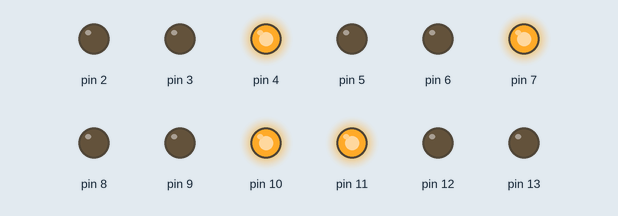
Simulated run of this program. Board: Arduino Uno, built with avr-gcc and run on an emulated ATmega328P. Parts: output pins drawn as LEDs (lit = HIGH).

Above: at 0.1 s.
At 7.1 s:
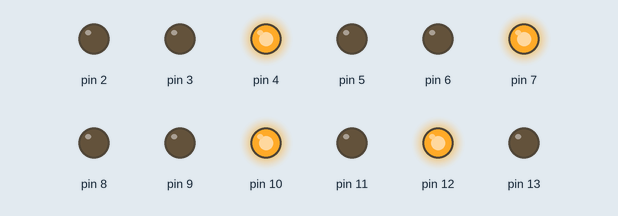
At 9.1 s:
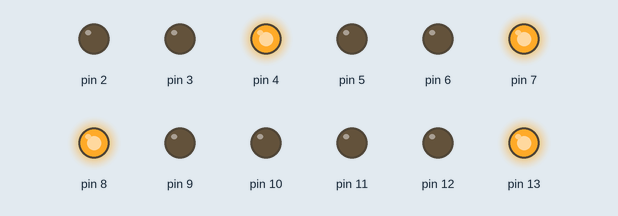
At 16.1 s:
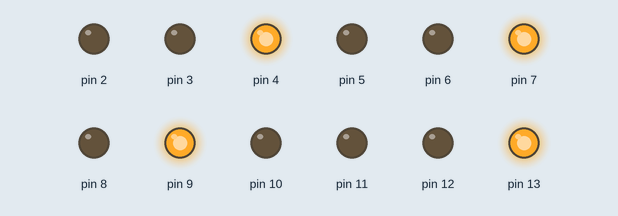
At 25.1 s:
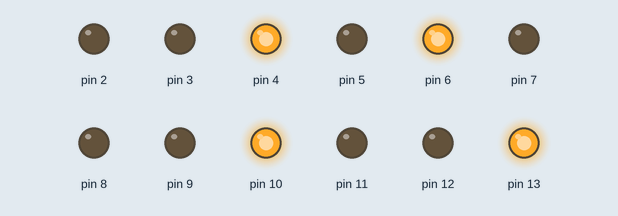
At 34.1 s:
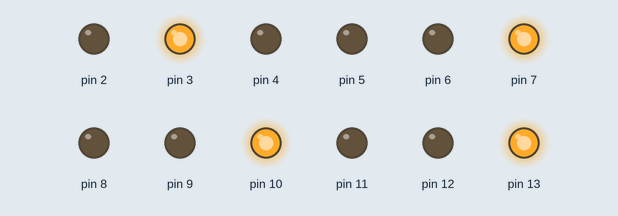
Timing chart, 0 to 37.5 s (numbered marks = the images above):
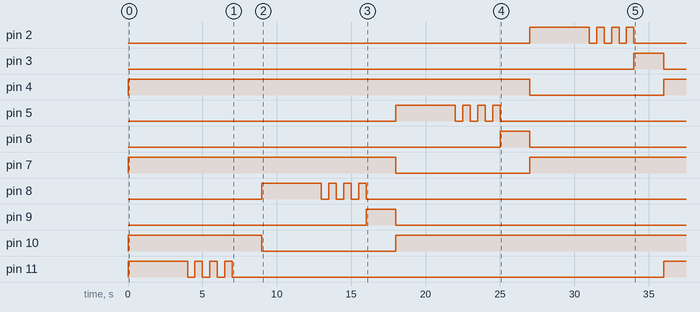

Measured:
- by itself, pin 2: LOW → HIGH at 27.0 s, → LOW 4.0 s later, → HIGH 0.50 s later, → LOW 0.50 s later, … (8 changes in this stretch)
- by itself, pin 3: LOW → HIGH at 34.0 s, → LOW 2.0 s later
- by itself, pin 4: LOW → HIGH at 0.00 s, → LOW 27.0 s later, → HIGH 9.0 s later
- by itself, pin 5: LOW → HIGH at 18.0 s, → LOW 4.0 s later, → HIGH 0.50 s later, → LOW 0.50 s later, … (8 changes in this stretch)
- by itself, pin 6: LOW → HIGH at 25.0 s, → LOW 2.0 s later
- by itself, pin 7: LOW → HIGH at 0.00 s, → LOW 18.0 s later, → HIGH 9.0 s later
- by itself, pin 8: LOW → HIGH at 9.0 s, → LOW 4.0 s later, → HIGH 0.50 s later, → LOW 0.50 s later, … (8 changes in this stretch)
- by itself, pin 9: LOW → HIGH at 16.0 s, → LOW 2.0 s later

The program:

main.cpp
```cpp
#include <Arduino.h>


class Semaforo {
public:
  int redLed;
  int yellowLed;
  int greenLed;

  Semaforo(const int redLed, const int yellowLed, const int greenLed)
    : redLed(redLed), yellowLed(yellowLed), greenLed(greenLed) {}

  void setup() const {
    pinMode(this->redLed, OUTPUT);
    pinMode(this->yellowLed, OUTPUT);
    pinMode(this->greenLed, OUTPUT);
  }

  void turnOnGreen() {
    digitalWrite(this->greenLed, HIGH);
    digitalWrite(this->yellowLed, LOW);
    digitalWrite(this->redLed, LOW);
  }

  void turnOnYellow() {
    digitalWrite(this->greenLed, LOW);
    digitalWrite(this->yellowLed, HIGH);
    digitalWrite(this->redLed, LOW);
  }

  void turnOnRed() {
    digitalWrite(this->greenLed, LOW);
    digitalWrite(this->yellowLed, LOW);
    digitalWrite(this->redLed, HIGH);
  }

  void twinkleGreenLed () {
    for (int i = 0; i < 3; i++) {
      digitalWrite(this->greenLed, LOW);
      delay(500);
      digitalWrite(this->greenLed, HIGH);
      delay(500);
    }
  }
};

Semaforo semaforo1(13, 12, 11);
Semaforo semaforo2(10, 9, 8);
Semaforo semaforo3(7, 6, 5);
Semaforo semaforo4(4, 3, 2);

void setup() {
  semaforo1.setup();
  semaforo2.setup();
  semaforo3.setup();
  semaforo4.setup();
}

void loop() {
  semaforo1.turnOnGreen();
  semaforo2.turnOnRed();
  semaforo3.turnOnRed();
  semaforo4.turnOnRed();
  delay(4000);
  semaforo1.twinkleGreenLed();
  semaforo1.turnOnYellow();
  delay(2000);
  semaforo1.turnOnRed();

  semaforo2.turnOnGreen();
  delay(4000);
  semaforo2.twinkleGreenLed();
  semaforo2.turnOnYellow();
  delay(2000);
  semaforo2.turnOnRed();

  semaforo3.turnOnGreen();
  delay(4000);
  semaforo3.twinkleGreenLed();
  semaforo3.turnOnYellow();
  delay(2000);
  semaforo3.turnOnRed();

  semaforo4.turnOnGreen();
  delay(4000);
  semaforo4.twinkleGreenLed();
  semaforo4.turnOnYellow();
  delay(2000);
  semaforo4.turnOnRed();
}
```
